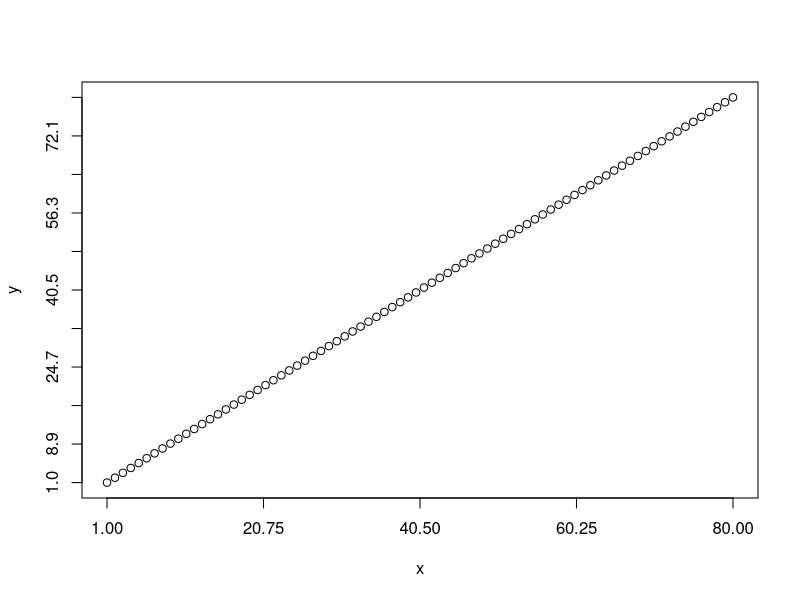

This figure's R source:
# Create example data
y <- 1:80
x <- 1:80   

# Change axis ticks with xaxp & yaxp
plot(x, y,        
     xaxp = c(1, 80, 4),
     yaxp = c(1, 80, 10)) 